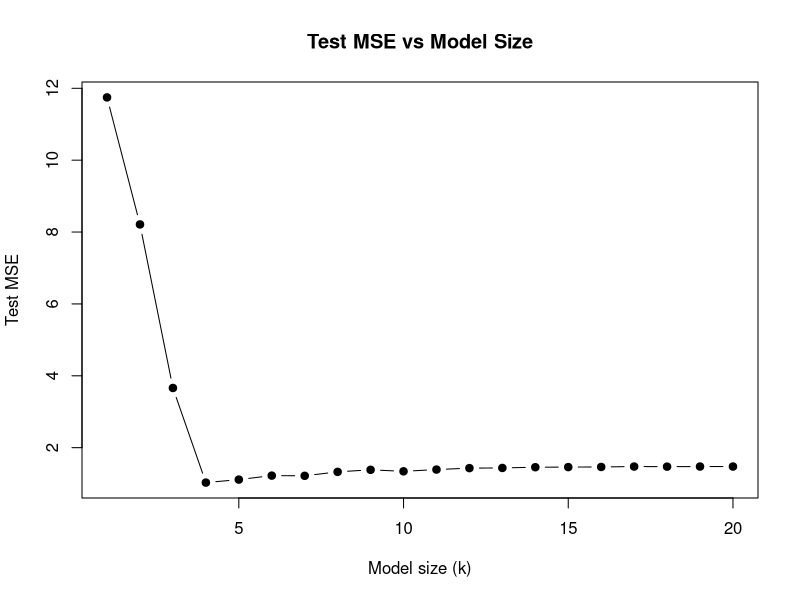
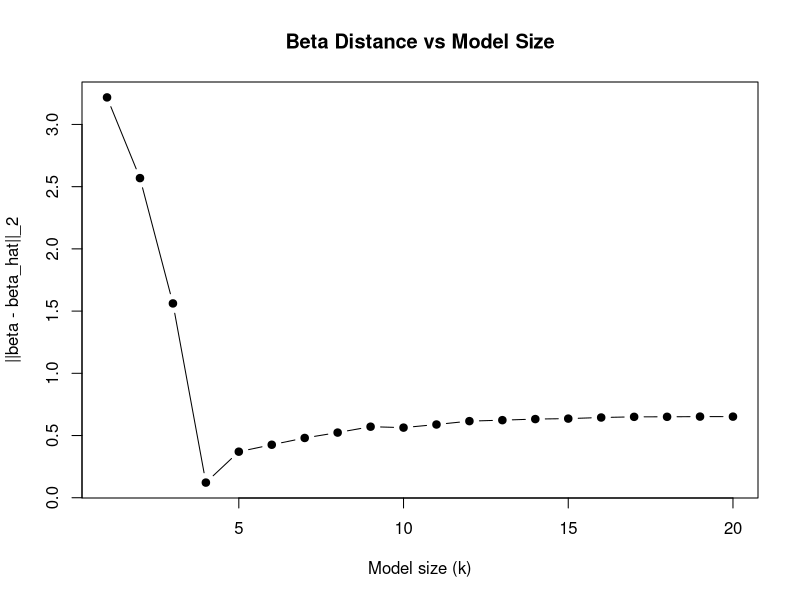

The R source for these figures, in order:
set.seed(1)

# 生成 X (n x p) 和稀疏的 beta
n <- 1000; p <- 20
X <- matrix(rnorm(n * p), nrow = n, ncol = p)
true_beta <- c(3, -2, 1.5, 0, 0, 2, rep(0, p - 6))  # 自定一些非零，其他为0 (长度 p)
eps <- rnorm(n, sd = 1)
Y <- X %*% true_beta + eps

# 划分训练(100) / 测试(900)
train_idx <- sample(1:n, 100)
test_idx  <- setdiff(1:n, train_idx)
X_train <- X[train_idx, , drop = FALSE]; Y_train <- Y[train_idx]
X_test  <- X[test_idx, , drop = FALSE];  Y_test  <- Y[test_idx]

# 载入包并做最优子集选择
library(leaps)
# 构造训练数据框带列名以便 regsubsets 使用
train_df <- as.data.frame(X_train)
colnames(train_df) <- paste0("X", 1:p)
train_df$Y <- as.numeric(Y_train)
# 在训练集上做 regsubsets，nvmax = p
regfit <- regsubsets(Y ~ ., data = train_df, nvmax = p, method = "exhaustive")
regsum <- summary(regfit)

# 辅助函数：用 regsubsets 对新数据预测
predict_regsubsets <- function(object, newdata, id) {
  coefs <- coef(object, id = id)
  vars <- names(coefs)
  # 构造模型矩阵（包含截距）
  Xnew <- as.data.frame(newdata)
  colnames(Xnew) <- paste0("X", 1:ncol(Xnew))
  Xmat <- cbind("(Intercept)" = 1, Xnew)
  # 保证列的顺序与系数匹配
  Xmat_sub <- Xmat[, vars, drop = FALSE]
  as.numeric(as.matrix(Xmat_sub) %*% as.numeric(coefs))
}

# 计算每个模型大小 k 的训练 MSE（使用 regsubsets 在训练集选出的最佳模型）和测试 MSE
train_mse_k <- numeric(p)
test_mse_k  <- numeric(p)
beta_dist_k <- numeric(p)  # ||beta - beta_hat_r||_2

for (k in 1:p) {
  # 训练集上 regsubsets 已给出最佳 k 大小模型，取得系数并预测
  pred_train_k <- predict_regsubsets(regfit, X_train, id = k)
  pred_test_k  <- predict_regsubsets(regfit, X_test, id = k)
  train_mse_k[k] <- mean((Y_train - pred_train_k)^2)
  test_mse_k[k]  <- mean((Y_test - pred_test_k)^2)
  # 构造 beta_hat 向量（长度 p），不存在的变量系数为 0
  coef_k <- coef(regfit, id = k)
  beta_hat <- rep(0, p)
  # coef names like "(Intercept)", "X1", ...
  coef_names <- names(coef_k)
  for (nm in coef_names) {
    if (nm != "(Intercept)") {
      idx <- as.integer(sub("X", "", nm))
      beta_hat[idx] <- coef_k[nm]
    }
  }
  beta_dist_k[k] <- sqrt(sum((true_beta - beta_hat)^2))
}

# 输出并画图（英文标签）
print(sprintf("Best model size by minimal test MSE: %d", which.min(test_mse_k)))
print(sprintf("Test MSEs (k=1..p): %s", paste(round(test_mse_k, 3), collapse = ", ")))

# 绘图：test MSE vs model size
plot(1:p, test_mse_k, type = "b", pch = 19, xlab = "Model size (k)", ylab = "Test MSE",
     main = "Test MSE vs Model Size")
# 绘图：distance ||beta - beta_hat|| vs model size
plot(1:p, beta_dist_k, type = "b", pch = 19, xlab = "Model size (k)", ylab = "||beta - beta_hat||_2",
     main = "Beta Distance vs Model Size")

# 打印最优模型的系数
best_k <- which.min(test_mse_k)
print(sprintf("Best k = %d", best_k))
print("Coefficients of best model (select subset):")
print(coef(regfit, id = best_k))
